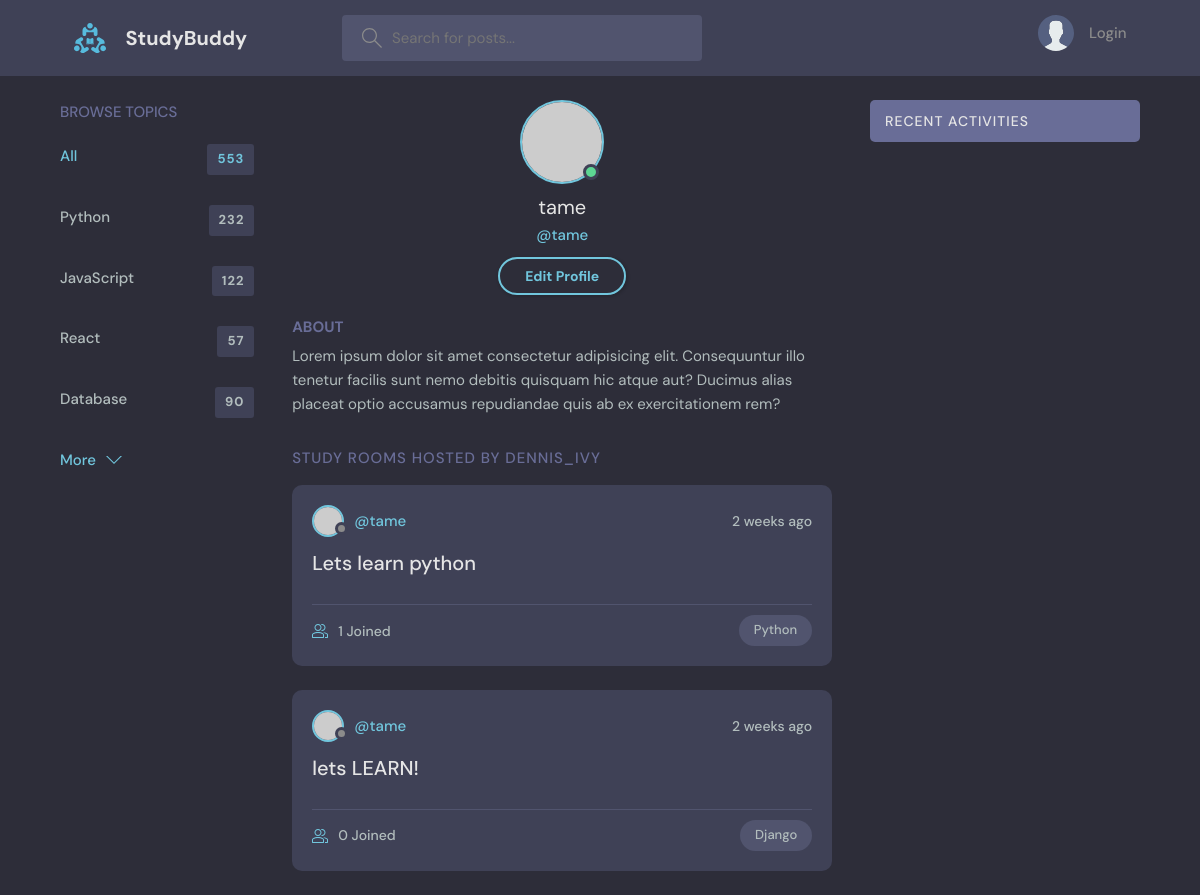
The app's page /profile/2/ with its own data.
### base/models.py (models this page shows, shortened)
class Room(models.Model):
    host =  models.ForeignKey(User, on_delete = models.SET_NULL, null=True)
    topic = models.ForeignKey(Topic, on_delete = models.SET_NULL, null=True)
    name = models.CharField(max_length=200)
    description = models.TextField(null=True, blank=True)
    participants = models.ManyToManyField(User, related_name='participants', blank=True)
    update = models.DateTimeField(auto_now=True) # will be used in the class Meta
    created = models.DateTimeField(auto_now_add=True) # will be used in the class Meta
    class Meta:
        ordering = ['-update', '-created'] #with "-" means updated order

class Topic(models.Model):
    name=models.CharField(max_length=200)

### base/views.py (the view)
# urls.py: path('profile/<str:pk>/', views.userProfile, name='user-profile'),
def userProfile(request, pk):
    user = User.objects.get(id=pk)
    rooms = user.room_set.all()
    room_message = user.message_set.all()
    topics= Topic.objects.all()
    context={'user':user, 'rooms':rooms, 'room_messae':room_message, 'topics':topics}
    return render(request, 'base/profile.html', context)

### base/templates/base/profile.html
{% extends 'main.html' %}
{% block content %}
<main class="profile-page layout layout--3">
    <div class="container">
        <div class="topics">
            <div class="topics__header">
                <h2>Browse Topics</h2>
            </div>
            <ul class="topics__list">
                <li>
                    <a href="/" class="active">All <span>553</span></a>
                </li>
                <li>
                    <a href="/">Python <span>232</span></a>
                </li>
                <li>
                    <a href="/">JavaScript <span>122</span></a>
                </li>
                <li>
                    <a href="/">React <span>57</span></a>
                </li>
                <li>
                    <a href="/">Database <span>90</span></a>
                </li>
            </ul>
            <button class="btn btn--link" href="/">
                More
                <svg version="1.1" xmlns="http://www.w3.org/2000/svg" width="32" height="32" viewBox="0 0 32 32">
                    <title>chevron-down</title>
                    <path d="M16 21l-13-13h-3l16 16 16-16h-3l-13 13z"></path>
                </svg>
            </button>
        </div>
        <div class="roomList">
            <div class="profile">
                <div class="profile__avatar">
                    <div class="avatar avatar--large active">
                        <img src="https://randomuser.me/api/portraits/men/11.jpg" />
                    </div>
                </div>
                <div class="profile__info">
                    <h3>{{user.username}}</h3>
                    <p>@{{user.username}}</p>
                    <a href="edit-user.html" class="btn btn--main btn--pill">Edit Profile</a>
                </div>
                <div class="profile__about">
                    <h3>About</h3>
                    <p>
                        Lorem ipsum dolor sit amet consectetur adipisicing elit. Consequuntur illo tenetur
                        facilis sunt nemo debitis quisquam hic atque aut? Ducimus alias placeat optio
                        accusamus repudiandae quis ab ex exercitationem rem?
                    </p>
                </div>
            </div>
            <div class="roomList__header">
                <div>
                    <h2>Study Rooms Hosted by dennis_ivy</a>
                    </h2>
                </div>
            </div>
            {% include 'base/feed_components.html' %}
        </div>
        {% include 'base/activity_components.html' %}
    </div>
</main>
{% endblock content %}

### base/templates/base/feed_components.html (shortened to what this page needs)
{% for room in rooms %}
<div class="roomListRoom">
    <div class="roomListRoom__header">
        <a href="{% url 'user-profile' room.host.id %}" class="roomListRoom__author">
            <div class="avatar avatar--small">
                <img src="https://randomuser.me/api/portraits/women/11.jpg" />
            </div>
            <span>@{{room.host.username}}</span>
        </a>
        <div class="roomListRoom__actions">
            <span>{{room.created|timesince}} ago</span>
        </div>
    </div>
    <div class="roomListRoom__content">
        <a href="{% url 'room' room.id %}">{{room.name}}</a>
    </div>
    <div class="roomListRoom__meta">
        <a href="{% url 'room' room.id %}" class="roomListRoom__joined">
            {{room.participants.all.count}} Joined
        </a>
        <p class="roomListRoom__topic">{{room.topic.name}}</p>
    </div>
</div>
{% endfor %}

### records on screen
Room: host.username "tame", created "2 weeks", name "Lets learn python", participants.all.count "1", topic.name "Python"
Room: host.username "tame", created "2 weeks", name "lets LEARN!", participants.all.count "0", topic.name "Django"

### other values on screen
{{ user.username }} "tame"
